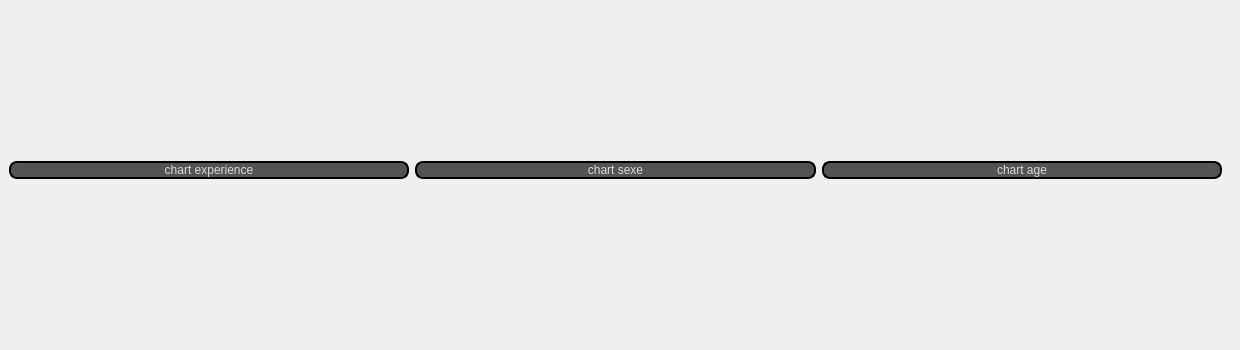
      <widget class="QWidget" name="tab_8">
       <attribute name="title">
        <string>statistique entretient</string>
       </attribute>
       <widget class="QFrame" name="horizontalFrame">
        <property name="geometry">
         <rect>
          <x>0</x>
          <y>0</y>
          <width>1231</width>
          <height>341</height>
         </rect>
        </property>
        <layout class="QHBoxLayout" name="horizontalLayout">
         <item>
          <widget class="QPushButton" name="pushButton_3">
           <property name="styleSheet">
            <string notr="true">QPushButton {
color: #dcdcdc;
background:#535353;
border: none;
font-size:12px;
font-family:Arial, Helvetica, sans-serif;
border: 2px solid ;
border-radius: 8px;
}
QPushButton:hover {
color:#fff;
	background-color: rgb(0, 0, 127);
border: none;
}</string>
           </property>
           <property name="text">
            <string>chart experience</string>
           </property>
          </widget>
         </item>
         <item>
          <widget class="QPushButton" name="pushButton_2">
           <property name="styleSheet">
            <string notr="true">QPushButton {
color: #dcdcdc;
background:#535353;
border: none;
font-size:12px;
font-family:Arial, Helvetica, sans-serif;
border: 2px solid ;
border-radius: 8px;
}
QPushButton:hover {
color:#fff;
	background-color: rgb(0, 0, 127);
border: none;
}</string>
           </property>
           <property name="text">
            <string>chart sexe</string>
           </property>
          </widget>
         </item>
         <item>
          <widget class="QPushButton" name="pushButton">
           <property name="styleSheet">
            <string notr="true">QPushButton {
color: #dcdcdc;
background:#535353;
border: none;
font-size:12px;
font-family:Arial, Helvetica, sans-serif;
border: 2px solid ;
border-radius: 8px;
}
QPushButton:hover {
color:#fff;
	background-color: rgb(0, 0, 127);
border: none;
}</string>
           </property>
           <property name="text">
            <string>chart age</string>
           </property>
          </widget>
         </item>
        </layout>
       </widget>
      </widget>
